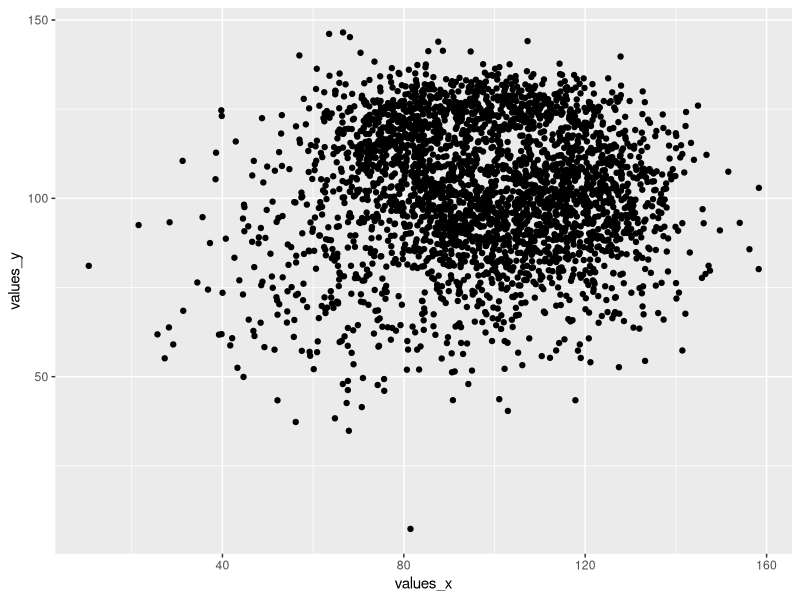
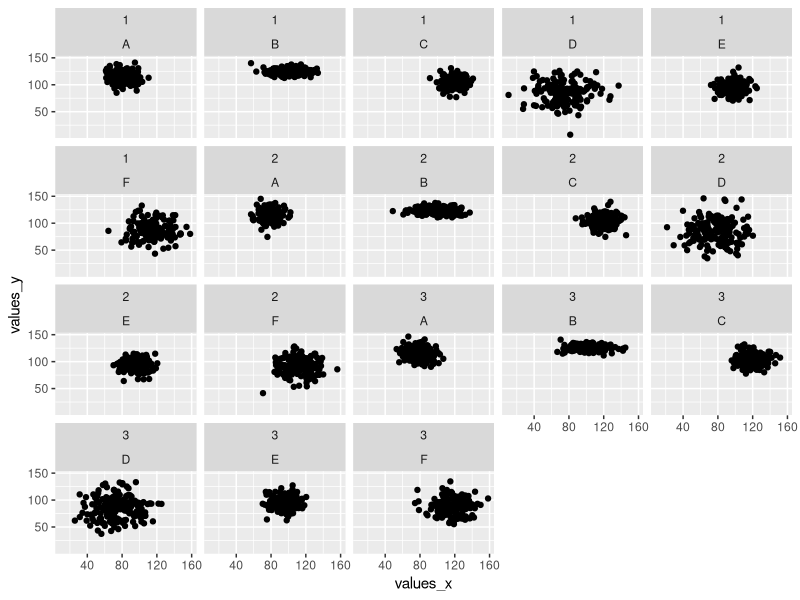
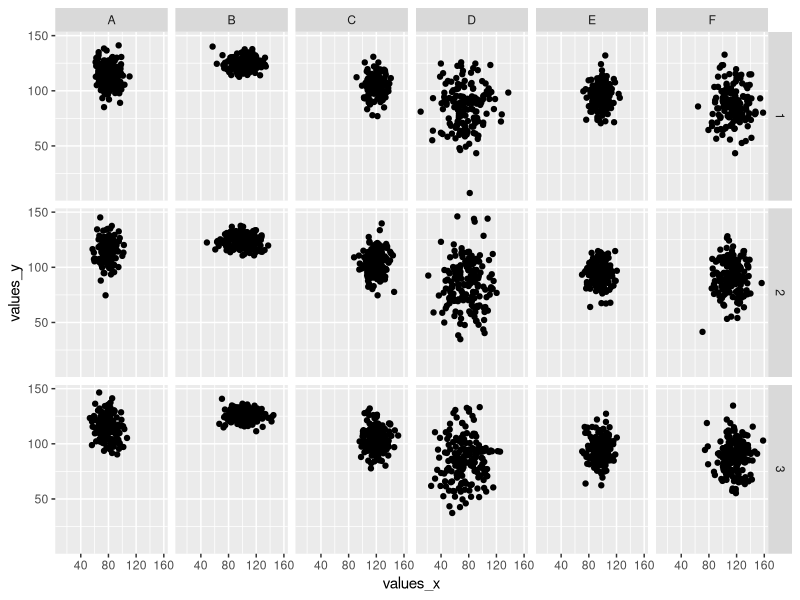

Recreate these plots in R, in order.
## ---- chunk 1
knitr::opts_chunk$set(echo = TRUE, fig.align='center')

# title: About faceting
# author: jonathan
# revised: 14/3/2020 

WEB <- c("https://https://bioceed.uib.no/dropfolder/bioSTATS/Rmd/Visualizing/Faceted/about-faceting.html")
GIT <- c("https://github.com/jonathansoule/biostats/blob/master/Visualizing/Faceted/about-faceting.Rmd")
library(ggplot2)

## ---- chunk 2
# predictor variables
group <- c(rep("A", 500), rep("B", 500), rep("C", 500), rep("D", 500), rep("E", 500), rep("F", 500))
category <- as.factor(floor(runif(3000, min=1, max=4)))

# response variables
values_x <- c(rnorm(500, mean=80, sd=10), rnorm(500, mean=100, sd=15), rnorm(500, mean=120, sd=10), rnorm(500, mean=75, sd=20), rnorm(500, mean=95, sd=10), rnorm(500, mean=115, sd=15))
values_y <- c(rnorm(500, mean=115, sd=10), rnorm(500, mean=125, sd=5), rnorm(500, mean=105, sd=10), rnorm(500, mean=85, sd=20), rnorm(500, mean=95, sd=10), rnorm(500, mean=90, sd=15))

# dataframe
df <- data.frame(group, category, values_x, values_y)
## ---- chunk 3
baseplot <- ggplot(df, aes(values_x, values_y)) +
  geom_point()
baseplot
## ---- chunk 4
baseplot +
  facet_wrap(category~group)
## ---- chunk 5
baseplot +
  facet_grid(category~group)
